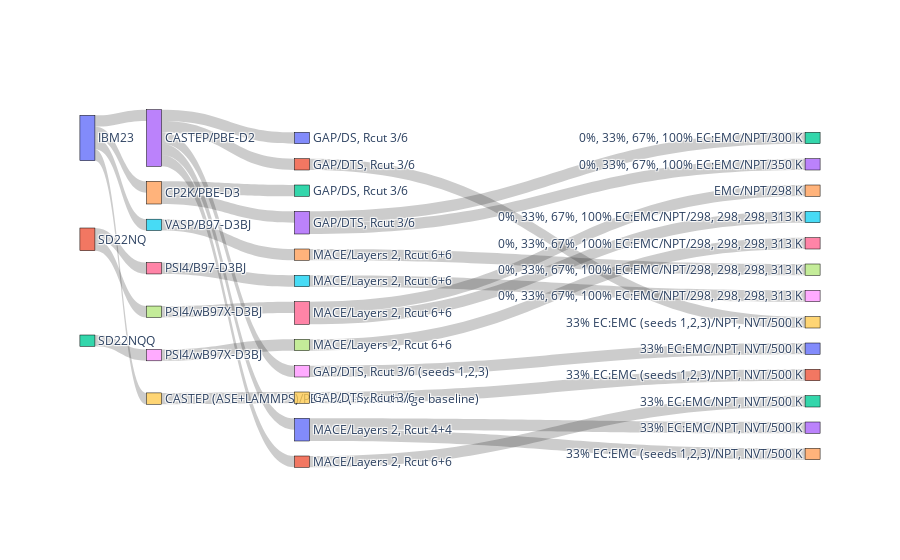

Write notebook code for a chart like this one.
### Markdown cell above
# Check available data

### Code cell
ze.read_zdb()
ze.zdb.plot()

### Figure 1 — Plotly figure (JSON) as saved in the notebook; plotly's stock layout.template omitted (floating-point values rounded to 4 significant figures)
{"data": [{"arrangement": "snap", "link": {"source": [0, 0, 0, 0, 1, 1, 2, 3, 3, 3, 3, 3, 4, 4, 5, 6, 7, 8, 9, 11, 13, 13, 14, 15, 16, 16, 17, 18, 19, 20, 20, 21], "target": [3, 4, 5, 9, 6, 7, 8, 10, 11, 18, 20, 21, 12, 13, 14, 15, 16, 17, 19, 29, 22, 23, 27, 28, 24, 25, 26, 30, 31, 33, 34, 32], "value": [1, 1, 1, 1, 1, 1, 1, 1, 1, 1, 1, 1, 1, 1, 1, 1, 1, 1, 1, 1, 1, 1, 1, 1, 1, 1, 1, 1, 1, 1, 1, 1]}, "node": {"customdata": ["ac1@10835267", "ac1@10712131", "ac2@10712131", "td1@10835267", "td2@10835267", "td1@10712131", "td2@10712131", "td3@10712131", "td4@10712131", "td1@10890165", "ml1@10835267", "ml2@10835267", "ml3@10835267", "ml4@10835267", "ml1@10712131", "ml2@10712131", "ml3@10712131", "ml4@10712131", "ml1@10890165", "ml2@10890165", "ml3@10890165", "ml4@10890165", "md1@10835267", "md2@10835267", "md1@10712131", "md2@10712131", "md3@10712131", "md4@10712131", "md5@10712131", "md1@10890165", "md2@10890165", "md3@10890165", "md4@10890165", "md5@10890165", "md6@10890165"], "hovertemplate": "%{customdata}", "label": ["IBM23", "SD22NQ", "SD22NQQ", "CASTEP/PBE-D2", "CP2K/PBE-D3", "VASP/B97-D3BJ", "PSI4/B97-D3BJ", "PSI4/wB97X-D3BJ", "PSI4/wB97X-D3BJ", "CASTEP (ASE+LAMMPS)/PBE-D2 (-fixed charge baseline)", "GAP/DS, Rcut 3/6", "GAP/DTS, Rcut 3/6", "GAP/DS, Rcut 3/6", "GAP/DTS, Rcut 3/6", "MACE/Layers 2, Rcut 6+6", "MACE/Layers 2, Rcut 6+6", "MACE/Layers 2, Rcut 6+6", "MACE/Layers 2, Rcut 6+6", "GAP/DTS, Rcut 3/6 (seeds 1,2,3)", "GAP/DTS, Rcut 3/6", "MACE/Layers 2, Rcut 4+4", "MACE/Layers 2, Rcut 6+6", "0%, 33%, 67%, 100% EC:EMC/NPT/300 K", "0%, 33%, 67%, 100% EC:EMC/NPT/350 K", "EMC/NPT/298 K", "0%, 33%, 67%, 100% EC:EMC/NPT/298, 298, 298, 313 K", "0%, 33%, 67%, 100% EC:EMC/NPT/298, 298, 298, 313 K", "0%, 33%, 67%, 100% EC:EMC/NPT/298, 298, 298, 313 K", "0%, 33%, 67%, 100% EC:EMC/NPT/298, 298, 298, 313 K", "33% EC:EMC (seeds 1,2,3)/NPT, NVT/500 K", "33% EC:EMC/NPT, NVT/500 K", "33% EC:EMC (seeds 1,2,3)/NPT, NVT/500 K", "33% EC:EMC/NPT, NVT/500 K", "33% EC:EMC/NPT, NVT/500 K", "33% EC:EMC (seeds 1,2,3)/NPT, NVT/500 K"], "line": {"color": "black", "width": 0.5}, "pad": 15, "thickness": 15, "x": [0.01, 0.01, 0.01, 0.1, 0.1, 0.1, 0.1, 0.1, 0.1, 0.1, 0.3, 0.3, 0.3, 0.3, 0.3, 0.3, 0.3, 0.3, 0.3, 0.3, 0.3, 0.3, 0.99, 0.99, 0.99, 0.99, 0.99, 0.99, 0.99, 0.99, 0.99, 0.99, 0.99, 0.99, 0.99], "y": [0.1, 0.3667, 0.6333, 0.1, 0.2143, 0.3286, 0.4429, 0.5571, 0.6714, 0.7857, 0.1, 0.1667, 0.2333, 0.3, 0.3667, 0.4333, 0.5, 0.5667, 0.6333, 0.7, 0.7667, 0.8333, 0.1, 0.1615, 0.2231, 0.2846, 0.3462, 0.4077, 0.4692, 0.5308, 0.5923, 0.6538, 0.7154, 0.7769, 0.8385]}, "type": "sankey"}], "layout": {}}
